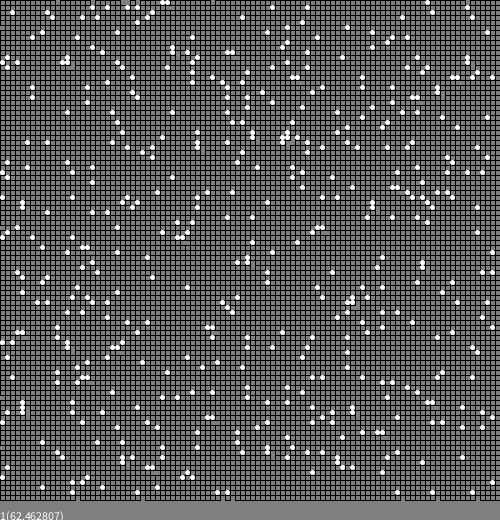
Frame 1 (no input)
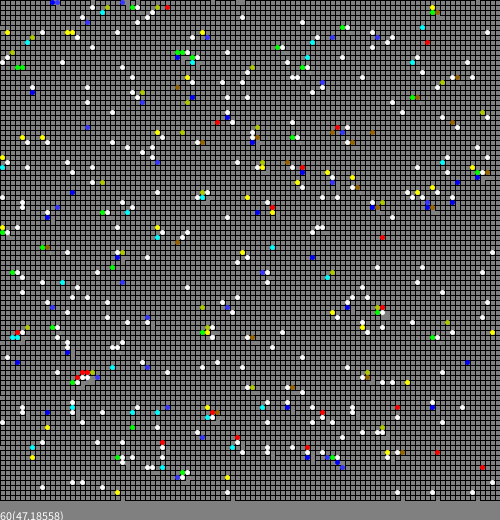
Frame 60 (the mouse pressed at the canvas centre just before this capture)
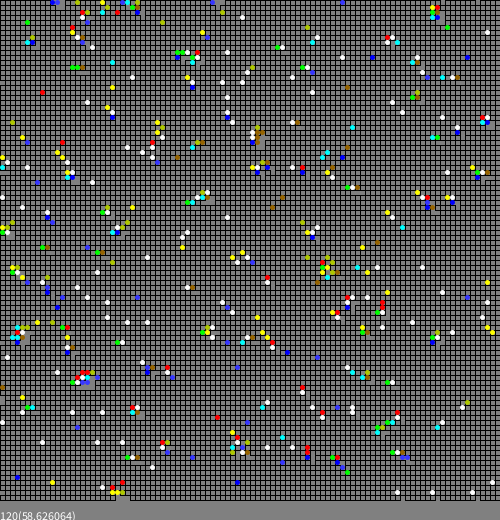
Frame 120 (the mouse held since frame 60 and released just before this capture)

The Processing sketch that drew these frames (run headless with seeded random() and noise(); from frame 60 on, the mouse is pressed at the canvas centre):

// Processing sketch: ABMSimple2
// ── ABMSimple2.pde
/// Simple example of Agent Base Model.
//*////////////////////////////////////

void setup()
{
  size(500,520);
  
  theWorld=new World();
  theWorld.initialise();
  
  println(Model,"Ready!");
}

void draw()
{
  background(128);
  
  visualise(theWorld);
  theWorld.update();
  
  text(str(frameCount)+"("+str(frameRate)+")",0,height);
}

void exit()
{
  println("The end");
  super.exit();
}

/// @date 2025-11-10 (https://github.com/borkowsk/bookProcessingEN/)

// ── ABMSettings.pde
/// Global constants & variables.
//*//////////////////////////////

String Model="ABMWalkers"; ///< We already know what we want to do.

int    WSide=100;          ///< World side.
float  Density=0.05;       ///< agent population density.

/// @date 2025-11-10 (https://github.com/borkowsk/bookProcessingEN/)

// ── Agent.pde
/// The agent: its atributes, random initialisation and methods
//*////////////////////////////////////////////////////////////

enum Dirs { UNKNOWN, N, NE, E, SE, S, SW, W, NW }; ///< all directions of the world.

Dirs[] allDirs={ Dirs.UNKNOWN,Dirs.N,Dirs.NE,Dirs.E,Dirs.SE,Dirs.S,Dirs.SW,Dirs.W,Dirs.NW };

color dirs2color(Dirs direction)
{
  switch(direction){
  case UNKNOWN: return color(255,255,255);
  case N:       return color(  0,  0,255);
  case NE:      return color(  0,255,255);
  case E:       return color(  0,255,  0);
  case SE:      return color(255,255,  0);
  case S:       return color(255,  0,  0);
  case SW:      return color(175,200,  0);
  case W:       return color(150,100,  0);
  case NW:      return color( 55, 55,255);
  default: return color(255,100,100);
  }
}

class Agent
{
  Dirs direction=Dirs.UNKNOWN;  //!< It needs to know his walking direction.
  
  color getColor()
  {
    return dirs2color(direction);
  }
  
  void update()
  {
    if( direction==Dirs.UNKNOWN && random(1.0)<0.01 ) // Within approximately 100 steps, everyone will choose a direction.
      direction=allDirs[int(random(1,allDirs.length))];
  }
} 

/// @date 2025-11-10 (https://github.com/borkowsk/bookProcessingEN/)

// ── World.pde
/// The world & its dynamics.
//*//////////////////////////

class World
{
  Agent[][]  plane=new Agent[WSide][WSide]; //!< the surface of the world where agents "live".
  int        numberOfAgents=0;              //!< actual number of agents.
  
  void initialise() //!< pre-filling the world
  {
    for(int row=0;row<WSide;row++)
     for(int col=0;col<WSide;col++)
      if(random(1.0)<Density) // Agents are only in certain places.
      {
        plane[row][col]=new Agent();
        numberOfAgents++;
      }
  }
  
  void update() //!< Monte Carlo update of the world, i.e. the simulation step.
  {
    int square=WSide*WSide;
    for(int i=0;i<square;i++)
    {
      int col=int(random(0,WSide));
      int row=int(random(0,WSide));
      if(plane[row][col]!=null)
      {
         plane[row][col].update();
         
         // Requested move.
         int dcol,drow;
         switch( plane[row][col].direction ){
            case N:       dcol= 0; drow=-1; break;
            case NE:      dcol=+1; drow=-1; break;
            case E:       dcol=+1; drow= 0; break;
            case SE:      dcol=+1; drow=+1; break;
            case S:       dcol= 0; drow=+1; break;
            case SW:      dcol=-1; drow=+1; break;
            case W:       dcol=-1; drow= 0; break;
            case NW:      dcol=-1; drow=-1; break;
            case UNKNOWN: 
            default: dcol= 0; drow= 0; break;
            }
         
         // Requested position
         int ncol=(WSide+col+dcol)%WSide;
         int nrow=(WSide+row+drow)%WSide;
         
         // Action depend on emptines of the new position
         if(plane[nrow][ncol]==null)
         {
           plane[nrow][ncol]=plane[row][col];
           plane[row][col]=null;
         }
      }
    }  
  }
}

World theWorld=null; ///< A single variable representing the world is initialized during setup.

/// @date 2025-11-10 (https://github.com/borkowsk/bookProcessingEN/)

// ── WorldVis.pde
/// The world visualisation.
//*/////////////////////////

void visualise(World currWorld)
{
  float CSide=width/WSide;
  float HSide=CSide/2.0;
  
  for(int row=0;row<WSide;row++)
    for(int col=0;col<WSide;col++)
      if(currWorld.plane[row][col]!=null)
      {
        fill(currWorld.plane[row][col].getColor()); 
        noStroke();
        ellipse(col*CSide-HSide,row*CSide-HSide,CSide,CSide);
        stroke(0); // When we finish drawing on the agent, the graphic is left with the noStroke option, which is not the default.
                   // This is the solution...
      }
      else
      {
        noFill(); stroke(0);
        rect(col*CSide,row*CSide,CSide,CSide);
      }
}

/// @date 2025-11-10 (https://github.com/borkowsk/bookProcessingEN/)
